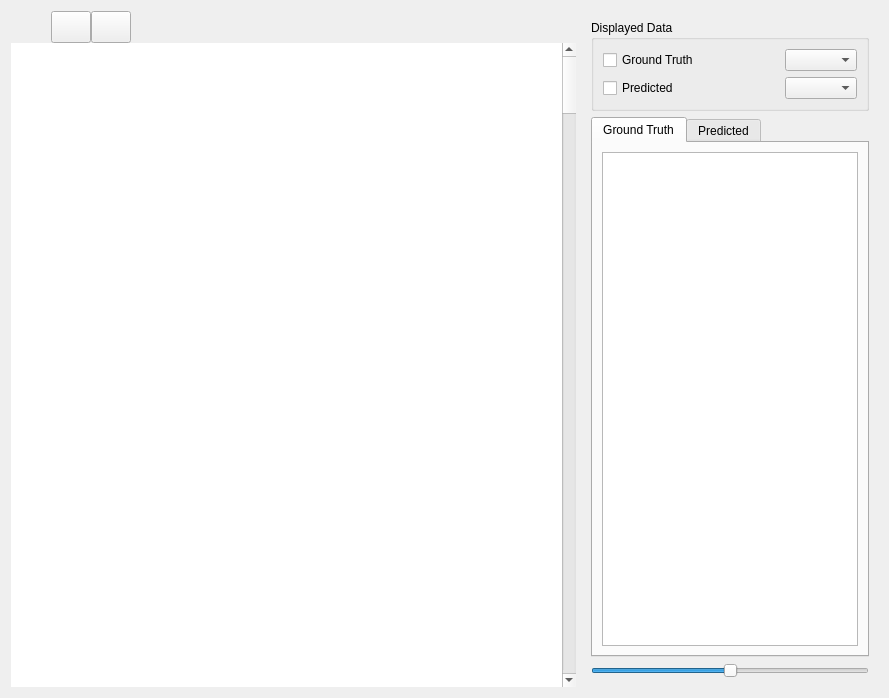
<?xml version="1.0" encoding="UTF-8"?>
<ui version="4.0">
 <class>data_inspection_widget</class>
 <widget class="QWidget" name="data_inspection_widget">
  <property name="geometry">
   <rect>
    <x>0</x>
    <y>0</y>
    <width>889</width>
    <height>698</height>
   </rect>
  </property>
  <property name="sizePolicy">
   <sizepolicy hsizetype="Expanding" vsizetype="Expanding">
    <horstretch>0</horstretch>
    <verstretch>0</verstretch>
   </sizepolicy>
  </property>
  <property name="windowTitle">
   <string>Form</string>
  </property>
  <layout class="QHBoxLayout" name="horizontalLayout">
   <item>
    <layout class="QHBoxLayout" name="main_layout">
     <item>
      <widget class="QWidget" name="graphics_widget" native="true">
       <layout class="QVBoxLayout" name="verticalLayout_4">
        <property name="spacing">
         <number>0</number>
        </property>
        <property name="leftMargin">
         <number>0</number>
        </property>
        <property name="topMargin">
         <number>0</number>
        </property>
        <property name="rightMargin">
         <number>0</number>
        </property>
        <property name="bottomMargin">
         <number>0</number>
        </property>
        <item>
         <layout class="QHBoxLayout" name="horizontalLayout_5">
          <item>
           <widget class="QPushButton" name="resize_button">
            <property name="text">
             <string/>
            </property>
            <property name="icon">
             <iconset resource="../resources.qrc">
              <normaloff>:/icons/resize_small</normaloff>:/icons/resize_small</iconset>
            </property>
            <property name="iconSize">
             <size>
              <width>24</width>
              <height>24</height>
             </size>
            </property>
            <property name="autoDefault">
             <bool>false</bool>
            </property>
            <property name="default">
             <bool>false</bool>
            </property>
            <property name="flat">
             <bool>true</bool>
            </property>
           </widget>
          </item>
          <item>
           <widget class="QPushButton" name="zoom_out_button">
            <property name="enabled">
             <bool>true</bool>
            </property>
            <property name="sizePolicy">
             <sizepolicy hsizetype="Fixed" vsizetype="Fixed">
              <horstretch>0</horstretch>
              <verstretch>0</verstretch>
             </sizepolicy>
            </property>
            <property name="minimumSize">
             <size>
              <width>32</width>
              <height>32</height>
             </size>
            </property>
            <property name="text">
             <string/>
            </property>
            <property name="icon">
             <iconset resource="../resources.qrc">
              <normaloff>:/icons/zoom_in_small</normaloff>:/icons/zoom_in_small</iconset>
            </property>
            <property name="iconSize">
             <size>
              <width>24</width>
              <height>24</height>
             </size>
            </property>
            <property name="shortcut">
             <string>Ctrl+Shift+_</string>
            </property>
           </widget>
          </item>
          <item>
           <widget class="QPushButton" name="zoom_in_button">
            <property name="sizePolicy">
             <sizepolicy hsizetype="Fixed" vsizetype="Fixed">
              <horstretch>0</horstretch>
              <verstretch>0</verstretch>
             </sizepolicy>
            </property>
            <property name="minimumSize">
             <size>
              <width>32</width>
              <height>32</height>
             </size>
            </property>
            <property name="text">
             <string/>
            </property>
            <property name="icon">
             <iconset resource="../resources.qrc">
              <normaloff>:/icons/zoom_out_small</normaloff>:/icons/zoom_out_small</iconset>
            </property>
            <property name="iconSize">
             <size>
              <width>24</width>
              <height>24</height>
             </size>
            </property>
            <property name="shortcut">
             <string>Ctrl++</string>
            </property>
           </widget>
          </item>
          <item>
           <spacer name="graphics_button_spacer">
            <property name="orientation">
             <enum>Qt::Horizontal</enum>
            </property>
            <property name="sizeHint" stdset="0">
             <size>
              <width>40</width>
              <height>20</height>
             </size>
            </property>
           </spacer>
          </item>
         </layout>
        </item>
        <item>
         <layout class="QHBoxLayout" name="view_layout">
          <item>
           <widget class="VGraphicsView" name="graphics_view">
            <property name="sizePolicy">
             <sizepolicy hsizetype="MinimumExpanding" vsizetype="MinimumExpanding">
              <horstretch>0</horstretch>
              <verstretch>0</verstretch>
             </sizepolicy>
            </property>
            <property name="frameShape">
             <enum>QFrame::NoFrame</enum>
            </property>
            <property name="frameShadow">
             <enum>QFrame::Plain</enum>
            </property>
            <property name="lineWidth">
             <number>1</number>
            </property>
            <property name="transformationAnchor">
             <enum>QGraphicsView::AnchorUnderMouse</enum>
            </property>
            <property name="resizeAnchor">
             <enum>QGraphicsView::AnchorViewCenter</enum>
            </property>
           </widget>
          </item>
          <item>
           <widget class="QScrollBar" name="graphics_view_scrollbar">
            <property name="sizePolicy">
             <sizepolicy hsizetype="Fixed" vsizetype="MinimumExpanding">
              <horstretch>0</horstretch>
              <verstretch>0</verstretch>
             </sizepolicy>
            </property>
            <property name="minimumSize">
             <size>
              <width>0</width>
              <height>0</height>
             </size>
            </property>
            <property name="toolTip">
             <string>Scroll through images</string>
            </property>
            <property name="orientation">
             <enum>Qt::Vertical</enum>
            </property>
            <property name="invertedAppearance">
             <bool>false</bool>
            </property>
           </widget>
          </item>
         </layout>
        </item>
       </layout>
      </widget>
     </item>
     <item>
      <widget class="QWidget" name="control_panel_widget" native="true">
       <property name="sizePolicy">
        <sizepolicy hsizetype="Minimum" vsizetype="Preferred">
         <horstretch>0</horstretch>
         <verstretch>0</verstretch>
        </sizepolicy>
       </property>
       <layout class="QVBoxLayout" name="verticalLayout">
        <item>
         <widget class="QGroupBox" name="data_display_groupbox">
          <property name="sizePolicy">
           <sizepolicy hsizetype="Preferred" vsizetype="Preferred">
            <horstretch>0</horstretch>
            <verstretch>0</verstretch>
           </sizepolicy>
          </property>
          <property name="title">
           <string>Displayed Data</string>
          </property>
          <property name="flat">
           <bool>false</bool>
          </property>
          <layout class="QGridLayout" name="gridLayout">
           <item row="1" column="1">
            <widget class="QComboBox" name="predicted_combobox">
             <property name="sizePolicy">
              <sizepolicy hsizetype="Maximum" vsizetype="Fixed">
               <horstretch>0</horstretch>
               <verstretch>0</verstretch>
              </sizepolicy>
             </property>
             <property name="toolTip">
              <string>Select predicted marker</string>
             </property>
            </widget>
           </item>
           <item row="1" column="0">
            <widget class="QCheckBox" name="predicted_checkbox">
             <property name="sizePolicy">
              <sizepolicy hsizetype="Preferred" vsizetype="Fixed">
               <horstretch>0</horstretch>
               <verstretch>0</verstretch>
              </sizepolicy>
             </property>
             <property name="toolTip">
              <string>Show predicted data</string>
             </property>
             <property name="text">
              <string>Predicted</string>
             </property>
            </widget>
           </item>
           <item row="0" column="1">
            <widget class="QComboBox" name="ground_truth_combobox">
             <property name="sizePolicy">
              <sizepolicy hsizetype="Maximum" vsizetype="Fixed">
               <horstretch>0</horstretch>
               <verstretch>0</verstretch>
              </sizepolicy>
             </property>
             <property name="toolTip">
              <string>Select ground truth marker</string>
             </property>
            </widget>
           </item>
           <item row="0" column="0">
            <widget class="QCheckBox" name="ground_truth_checkbox">
             <property name="sizePolicy">
              <sizepolicy hsizetype="Preferred" vsizetype="Fixed">
               <horstretch>0</horstretch>
               <verstretch>0</verstretch>
              </sizepolicy>
             </property>
             <property name="toolTip">
              <string>Show ground truth data</string>
             </property>
             <property name="text">
              <string>Ground Truth</string>
             </property>
            </widget>
           </item>
          </layout>
         </widget>
        </item>
        <item>
         <widget class="QTabWidget" name="table_tab_widget">
          <property name="sizePolicy">
           <sizepolicy hsizetype="Preferred" vsizetype="MinimumExpanding">
            <horstretch>0</horstretch>
            <verstretch>0</verstretch>
           </sizepolicy>
          </property>
          <property name="currentIndex">
           <number>0</number>
          </property>
          <widget class="QWidget" name="ground_truth_tab">
           <attribute name="title">
            <string>Ground Truth</string>
           </attribute>
           <layout class="QVBoxLayout" name="verticalLayout_2">
            <item>
             <widget class="QTableView" name="ground_truth_table_view">
              <property name="sizePolicy">
               <sizepolicy hsizetype="Preferred" vsizetype="Expanding">
                <horstretch>0</horstretch>
                <verstretch>0</verstretch>
               </sizepolicy>
              </property>
              <property name="mouseTracking">
               <bool>true</bool>
              </property>
              <property name="editTriggers">
               <set>QAbstractItemView::NoEditTriggers</set>
              </property>
              <property name="selectionMode">
               <enum>QAbstractItemView::ExtendedSelection</enum>
              </property>
              <property name="selectionBehavior">
               <enum>QAbstractItemView::SelectRows</enum>
              </property>
              <attribute name="horizontalHeaderCascadingSectionResizes">
               <bool>false</bool>
              </attribute>
             </widget>
            </item>
           </layout>
          </widget>
          <widget class="QWidget" name="predicted_tab">
           <attribute name="title">
            <string>Predicted</string>
           </attribute>
           <layout class="QVBoxLayout" name="verticalLayout_3">
            <item>
             <widget class="QTableView" name="predicted_table_view">
              <property name="sizePolicy">
               <sizepolicy hsizetype="Preferred" vsizetype="Expanding">
                <horstretch>0</horstretch>
                <verstretch>0</verstretch>
               </sizepolicy>
              </property>
              <property name="editTriggers">
               <set>QAbstractItemView::NoEditTriggers</set>
              </property>
              <property name="selectionBehavior">
               <enum>QAbstractItemView::SelectRows</enum>
              </property>
             </widget>
            </item>
           </layout>
          </widget>
         </widget>
        </item>
        <item>
         <widget class="VProbabilitySlider" name="probability_slider">
          <property name="sizePolicy">
           <sizepolicy hsizetype="Preferred" vsizetype="Fixed">
            <horstretch>0</horstretch>
            <verstretch>0</verstretch>
           </sizepolicy>
          </property>
          <property name="toolTip">
           <string>Set probability</string>
          </property>
          <property name="autoFillBackground">
           <bool>false</bool>
          </property>
          <property name="maximum">
           <number>100</number>
          </property>
          <property name="sliderPosition">
           <number>50</number>
          </property>
          <property name="orientation">
           <enum>Qt::Horizontal</enum>
          </property>
          <property name="tickPosition">
           <enum>QSlider::NoTicks</enum>
          </property>
         </widget>
        </item>
       </layout>
      </widget>
     </item>
    </layout>
   </item>
  </layout>
 </widget>
 <customwidgets>
  <customwidget>
   <class>VGraphicsView</class>
   <extends>QGraphicsView</extends>
   <header>vsvis.promoted</header>
   <slots>
    <slot>fit_to_window()</slot>
    <slot>zoom_out()</slot>
    <slot>zoom_in()</slot>
   </slots>
  </customwidget>
  <customwidget>
   <class>VProbabilitySlider</class>
   <extends>QSlider</extends>
   <header>vsvis.promoted</header>
   <slots>
    <slot>activate(int)</slot>
   </slots>
  </customwidget>
 </customwidgets>
 <resources>
  <include location="../resources.qrc"/>
 </resources>
 <connections>
  <connection>
   <sender>resize_button</sender>
   <signal>clicked()</signal>
   <receiver>graphics_view</receiver>
   <slot>fit_to_window()</slot>
   <hints>
    <hint type="sourcelabel">
     <x>32</x>
     <y>29</y>
    </hint>
    <hint type="destinationlabel">
     <x>121</x>
     <y>193</y>
    </hint>
   </hints>
  </connection>
  <connection>
   <sender>zoom_out_button</sender>
   <signal>clicked()</signal>
   <receiver>graphics_view</receiver>
   <slot>zoom_out()</slot>
   <hints>
    <hint type="sourcelabel">
     <x>92</x>
     <y>29</y>
    </hint>
    <hint type="destinationlabel">
     <x>235</x>
     <y>187</y>
    </hint>
   </hints>
  </connection>
  <connection>
   <sender>zoom_in_button</sender>
   <signal>clicked()</signal>
   <receiver>graphics_view</receiver>
   <slot>zoom_in()</slot>
   <hints>
    <hint type="sourcelabel">
     <x>149</x>
     <y>33</y>
    </hint>
    <hint type="destinationlabel">
     <x>297</x>
     <y>120</y>
    </hint>
   </hints>
  </connection>
  <connection>
   <sender>table_tab_widget</sender>
   <signal>currentChanged(int)</signal>
   <receiver>probability_slider</receiver>
   <slot>activate(int)</slot>
   <hints>
    <hint type="sourcelabel">
     <x>626</x>
     <y>137</y>
    </hint>
    <hint type="destinationlabel">
     <x>720</x>
     <y>667</y>
    </hint>
   </hints>
  </connection>
 </connections>
</ui>
